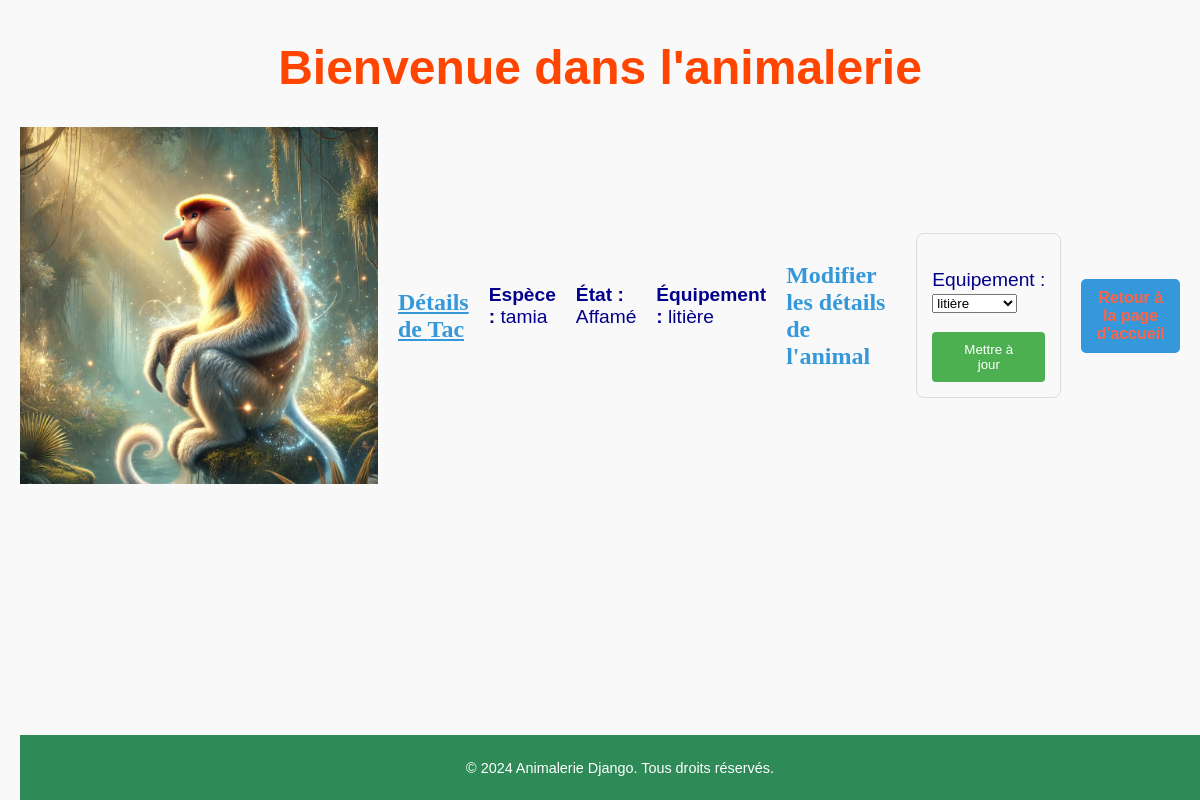
The page /animal/2/ on the database its author committed.
### animalerie/models.py (models this page shows, shortened)
class Animal(models.Model):
    ETATS = [
        ('affamé', 'Affamé'),
        ('repus', 'Repus'),
        ('fatigué', 'Fatigué'),
        ('endormi', 'Endormi'),
    ]
    nom = models.CharField(max_length=100)
    espece = models.CharField(max_length=100)
    etat = models.CharField(max_length=10, choices=ETATS, default='endormi')
    equipement = models.ForeignKey(Equipement, null=True, blank=True, on_delete=models.SET_NULL)
    image = models.ImageField(upload_to='animals/', blank=True, null=True)

class Equipement(models.Model):
    TYPES = [
        ('mangeoire', 'Mangeoire'),
        ('nid', 'Nid'),
        ('roue', 'Roue'),
        ('litière', 'Litière'),
    ]
    nom = models.CharField(max_length=100, unique=True)
    type = models.CharField(max_length=50, choices=TYPES)
    disponible = models.BooleanField(default=True)
    def __str__(self):
        return self.nom

### animalerie/views.py (the view, shortened to what this page needs)
# urls.py: path('animal/<int:animal_id>/', views.animal_detail, name='animal_detail'),  # Ajout de cette ligne
def animal_detail(request, animal_id):
    animal = get_object_or_404(Animal, id=animal_id)
    form = AssignEquipementForm(instance=animal)
    return render(request, 'animalerie/animal_detail.html', {'animal': animal, 'form': form})

### animalerie/forms.py
class AssignEquipementForm(forms.ModelForm):
    class Meta:
        model = Animal
        fields = ['equipement']  # N'incluez que le champ 'equipement'

### animalerie/templates/animalerie/animal_detail.html (shortened to what this page needs)
{% extends 'animalerie/base.html' %}
{% block content %}
<div class="animal-details">
    <img src="{{ animal.image.url }}" alt="{{ animal.nom }}" class="animal-thumbnail">
    <h2 class="section-title">Détails de {{ animal.nom }}</h2>
    <p><strong>Espèce :</strong> {{ animal.espece }}</p>
    <p><strong>État :</strong> {{ animal.get_etat_display }}</p>
    <p><strong>Équipement :</strong>
        {% if animal.equipement %}
            {{ animal.equipement.nom }}
        {% else %}
            Aucun
        {% endif %}
    </p>
    <h3 class="section-title">Modifier les détails de l'animal</h3>
    <form method="post">
        {{ form.as_p }}
        <button type="submit" class="submit-button">Mettre à jour</button>
    </form>
    <a href="{% url 'home' %}" class="return-button">Retour à la page d'accueil</a>
</div>
{% endblock %}

### animalerie/static/css/style.css (style rules this page uses)
body { font-family: 'Verdana', sans-serif; background-color: #f0f8ff; color: #333; margin: 0; padding: 0; }
h2 { color: #2e8b57; font-size: 2rem; margin-top: 20px; text-decoration: underline; }
.animal-details { font-size: 1.2rem; color: #00008b; }
.animal-details a { color: #ff6347; font-weight: bold; text-decoration: none; }
a { color: #1e90ff; font-weight: bold; text-decoration: none; }
.return-button { display: inline-block; margin-top: 20px; padding: 10px 15px; background-color: #ff4500; color: white; border: none; border-radius: 5px; text-align: center; text-decoration: none; font-size: 1rem; }
body { font-family: 'Arial', sans-serif; background-color: #f9f9f9; color: #333; margin: 0; padding: 20px; }
.section-title { font-family: 'Georgia', serif; font-size: 24px; color: #3498db; margin-top: 30px; margin-bottom: 10px; }
.animal-details { display: flex; gap: 20px; align-items: center; margin-bottom: 20px; }
.return-button { display: inline-block; margin-top: 20px; text-decoration: none; color: #fff; background: #3498db; padding: 10px 15px; border-radius: 5px; }
form { margin-top: 20px; padding: 15px; background-color: #f9f9f9; border: 1px solid #ddd; border-radius: 8px; }
form button.submit-button { background-color: #4CAF50; color: white; border: none; padding: 10px 20px; text-align: center; cursor: pointer; border-radius: 4px; }

### rows shown on the page
Animal: image (picture), nom "Tac", espece "tamia", etat "Affamé", equipement.nom "litière"
